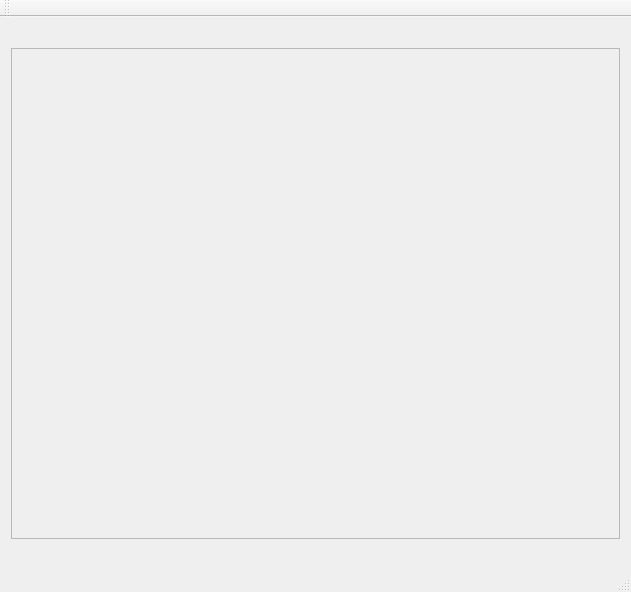
<?xml version="1.0" encoding="UTF-8"?>
<ui version="4.0">
 <class>MainWindow</class>
 <widget class="QMainWindow" name="MainWindow">
  <property name="geometry">
   <rect>
    <x>0</x>
    <y>0</y>
    <width>631</width>
    <height>592</height>
   </rect>
  </property>
  <property name="windowTitle">
   <string>MainWindow</string>
  </property>
  <widget class="QWidget" name="centralWidget">
   <layout class="QGridLayout" name="gridLayout_3">
    <item row="0" column="0">
     <layout class="QGridLayout" name="gridLayout">
      <item row="0" column="0">
       <layout class="QHBoxLayout" name="horizontalLayout">
        <item>
         <widget class="QLabel" name="labelImageName">
          <property name="text">
           <string/>
          </property>
         </widget>
        </item>
        <item>
         <widget class="QLabel" name="labelImageSize">
          <property name="text">
           <string/>
          </property>
         </widget>
        </item>
       </layout>
      </item>
      <item row="1" column="0">
       <widget class="QScrollArea" name="scrollAreaImage">
        <property name="widgetResizable">
         <bool>true</bool>
        </property>
        <widget class="QWidget" name="scrollAreaWidgetContents">
         <property name="geometry">
          <rect>
           <x>0</x>
           <y>0</y>
           <width>609</width>
           <height>477</height>
          </rect>
         </property>
        </widget>
       </widget>
      </item>
      <item row="2" column="0">
       <widget class="QLabel" name="labelImage">
        <property name="text">
         <string/>
        </property>
       </widget>
      </item>
     </layout>
    </item>
   </layout>
  </widget>
  <widget class="QMenuBar" name="menuBar">
   <property name="geometry">
    <rect>
     <x>0</x>
     <y>0</y>
     <width>631</width>
     <height>21</height>
    </rect>
   </property>
  </widget>
  <widget class="QToolBar" name="mainToolBar">
   <attribute name="toolBarArea">
    <enum>TopToolBarArea</enum>
   </attribute>
   <attribute name="toolBarBreak">
    <bool>false</bool>
   </attribute>
  </widget>
  <widget class="QStatusBar" name="statusBar"/>
 </widget>
 <layoutdefault spacing="6" margin="11"/>
 <resources/>
 <connections/>
</ui>
